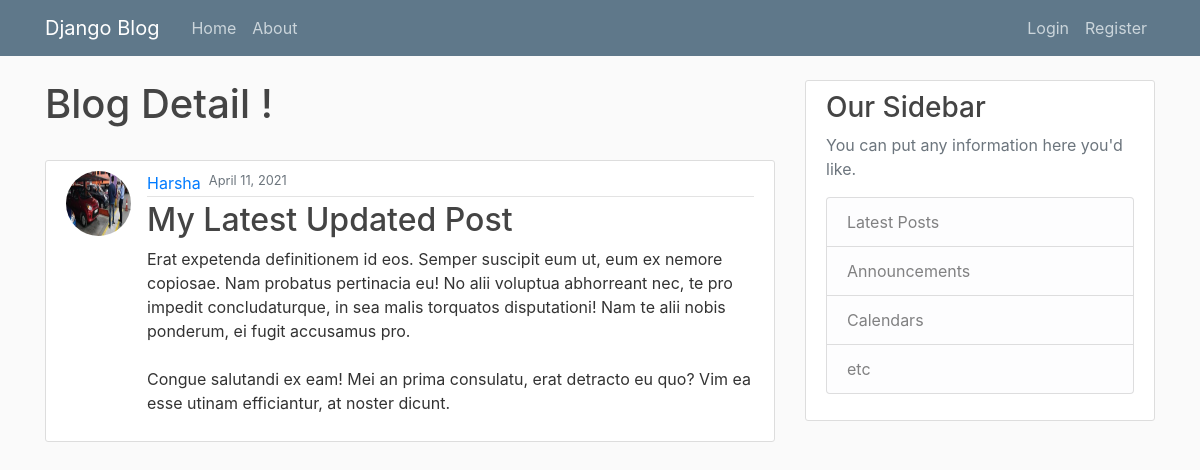
The page /post/33/ on the database its author committed.
### blog/models.py (models this page shows, shortened)
class Post(models.Model):
    title = models.CharField(max_length=100)
    content = models.TextField()
    date_posted = models.DateTimeField(default=timezone.now)
    author = models.ForeignKey(User, on_delete=models.CASCADE)

### users/models.py (models this page shows, shortened)
class Profile(models.Model):
    user = models.OneToOneField(User, on_delete=models.CASCADE)
    image = models.ImageField(default='default.jpg', upload_to ='profile_pics')

### blog/views.py (the view)
# urls.py: path('post/<int:pk>/', PostDetailView.as_view(), name="post-detail"),
class PostDetailView(DetailView):
    model = Post

### blog/templates/blog/post_detail.html (shortened to what this page needs)
{% extends "blog/base.html" %}
{% block content %}
<h1>Blog Detail !</h1>
<br>
<article class="media content-section">
    <img class="rounded-circle article-img" src="{{ object.author.profile.image.url }}" alt="Image">
       <div class="media-body" >
        <div class="article-metadata" style="display: flex;">
            <a class="mr-2" href="{% url 'user-posts' object.author.username %}">{{ object.author }}</a>
            <small class="text-muted">{{ object.date_posted|date:"F d, Y" }}</small>
        </div>
        <h2 class="article-title">{{ object.title }}</h2>
        <p class="article-content">{{ object.content }}</p>
    </div>
</article>
{% endblock %}

### blog/static/blog/main.css (style rules this page uses)
body { background: #fafafa; color: #333333; margin-top: 5rem; }
h1, h2, h3, h4, h5, h6 { color: #444444; }
.content-section { background: #ffffff; padding: 10px 20px; border: 1px solid #dddddd; border-radius: 3px; margin-bottom: 20px; }
.article-title { color: #444444; }
.article-content { white-space: pre-line; }
.article-img { height: 65px; width: 65px; margin-right: 16px; }
.article-metadata { padding-bottom: 1px; margin-bottom: 4px; border-bottom: 1px solid #e3e3e3 }

### rows shown on the page
Post: author.profile.image (picture), author "Harsha", date_posted "April 11, 2021", title "My Latest Updated Post", content "Erat expetenda definitionem id eos. Semper suscipit eum ut, eum ex nemore copiosae. Nam probatus pertinacia eu! No alii voluptua abhorreant nec, te pro impedit concludaturque, in sea malis torquatos disputationi! Nam te alii nobis ponderum, ei fugit accusamus pro. Congue salutandi ex eam! Mei an prima consulatu, erat detracto eu quo? Vim ea esse utinam efficiantur, at noster dicunt."
